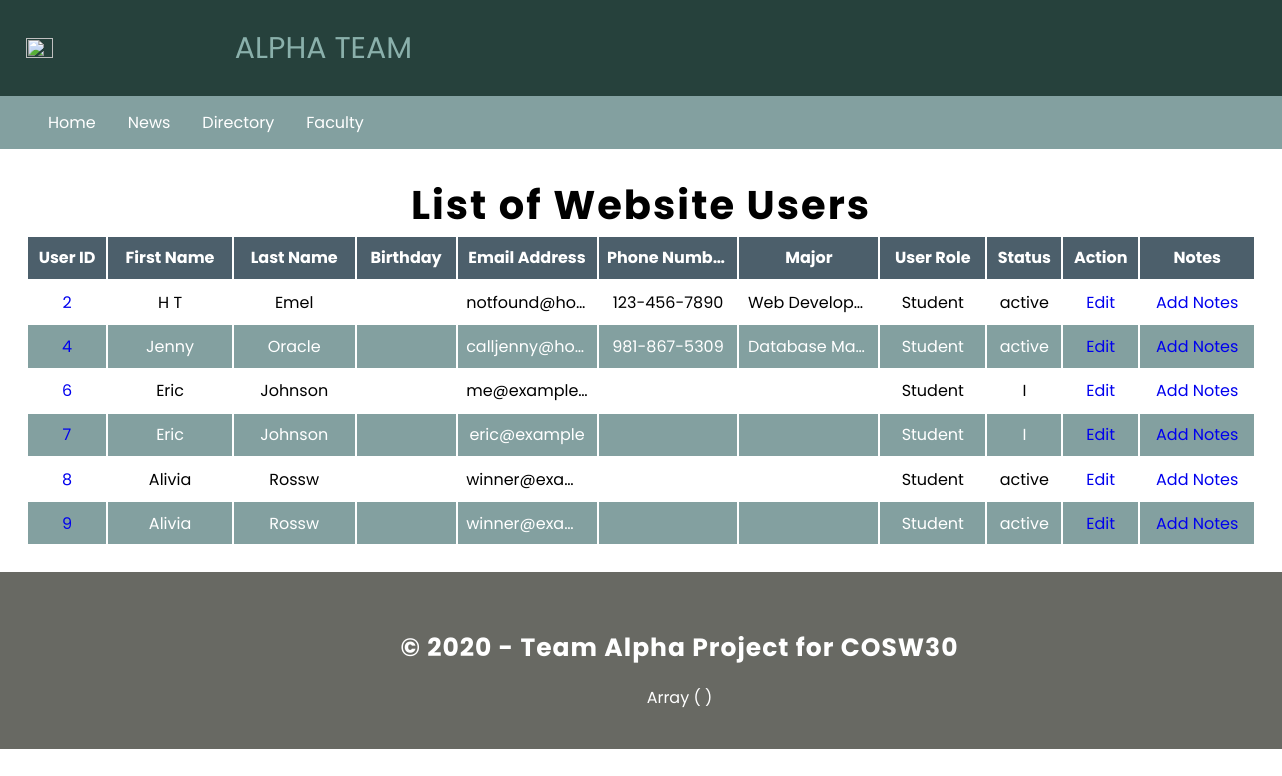
Screenshot of /faculty-users.php with the database file from the repository.
### tables this page shows
CREATE TABLE `USERS` (
  `user_id` int(11) NOT NULL,
  `first_name` varchar(30) NOT NULL,
  `last_name` varchar(30) NOT NULL,
  `password` varchar(255) NOT NULL,
  `email` varchar(25) NOT NULL,
  `phone_number` varchar(12) NOT NULL,
  `user_role` varchar(15) NOT NULL,
  `major` varchar(25) NOT NULL,
  `status` varchar(30) NOT NULL,
  `last_login` timestamp NOT NULL DEFAULT current_timestamp() ON UPDATE current_timestamp()
);

### faculty-users.php (the view, shortened to what this page needs)
<?php
include 'faculty-header.php';
?>
<main>
<?php
require('mysqli_connect.php');
echo "<h1>List of Website Users</h1>";
$query = "SELECT * FROM USERS WHERE user_role = 'student'";
$result = mysqli_query($connection, $query);
echo "<table><thead><td>User ID</td><td>First Name</td><td>Last Name</td><td>Birthday</td><td>Email Address</td><td>Phone Number</td><td>Major</td><td>User Role</td><td>Status</td><td>Action</td><td>Notes</td></thead>";
while ($row = mysqli_fetch_assoc($result)) {
echo "<tr><td><a href='faculty-user-details.php?id=" . $row['user_id'] ."'>" . $row['user_id'] . "</a></td><td>" . $row['first_name'] . "</td><td>" . $row['last_name'] ."</td><td>" . $row['birthday'] . "</td><td>" . $row['email'] . "</td><td>" . $row['phone_number'] . "</td><td>" . $row['major'] . "</td><td>" . $row['user_role'] ."</td>
<td>". $row['status'] . "</td><td><a href='edit_user.php?id=". $row['user_id'] . "'>Edit</a></td><td><a href='notes-add.php?id=". $row['user_id'] . "'>Add Notes</a></td>
</tr>";
}
echo "</table>";
?>
</main>
<?php
include 'faculty-footer.php';
?>
</body>
</html>

### assets-user.css (style rules this page uses)
* { padding: 0px; margin: 0px; font-family: 'Poppins', serif; }
main { margin:2% 2%; }
h1 { text-align:center; font-size:2.5em; letter-spacing: 2; }
table { text-align: center; width: 100%; border:none; }
thead { text-align: center; background-color: #4C5F6B; color: #ffffff; }
tr:nth-child(even) { background-color: #83A0A0; color: #ffffff; }
td { padding: .7%; max-width: 100px; overflow: hidden; text-overflow: ellipsis; white-space: nowrap; }
thead { font-weight: bold; }
a { text-decoration: none; }

### rows the page displays
users: user_id "2", first_name "H T", last_name "Emel", email "notfound@ho…", phone_number "123-456-7890", major "Web Develop…", user_role "Student", status "active"
users: user_id "4", first_name "Jenny", last_name "Oracle", email "calljenny@ho…", phone_number "981-867-5309", major "Database Ma…", user_role "Student", status "active"
users: user_id "6", first_name "Eric", last_name "Johnson", email "me@example…", user_role "Student", status "I"
users: user_id "7", first_name "Eric", last_name "Johnson", email "eric@example", user_role "Student", status "I"
users: user_id "8", first_name "Alivia", last_name "Rossw", email "winner@exa…", user_role "Student", status "active"
users: user_id "9", first_name "Alivia", last_name "Rossw", email "winner@exa…", user_role "Student", status "active"

### other values shown
date(Y) "2020"
